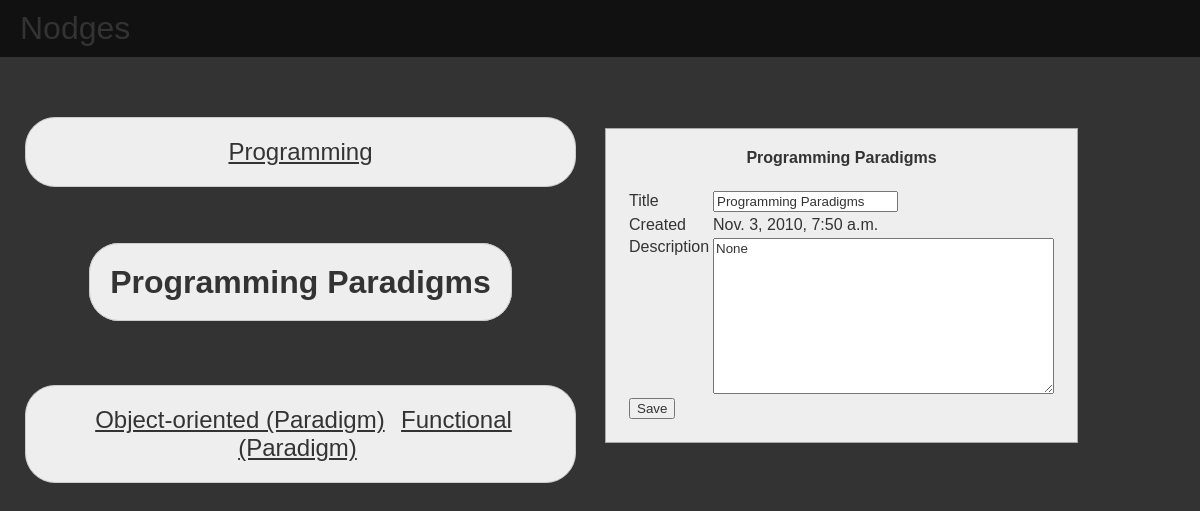
The app's page /nodges/nodes/8/view, older data.
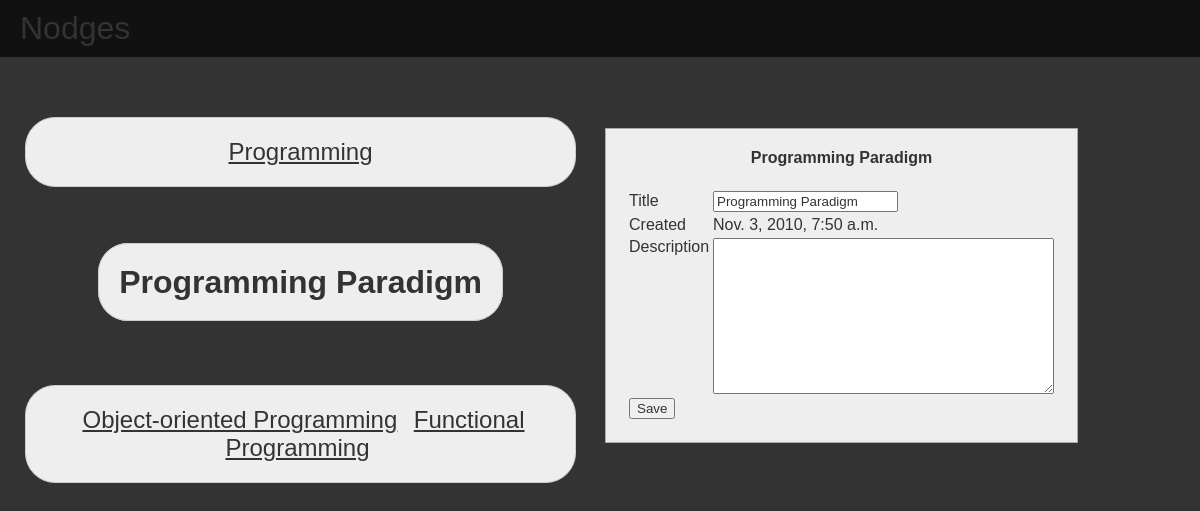
The same page, newer data.
### nodgessite/nodges/models.py (models this page shows, shortened)
class Node(models.Model):
    title = models.CharField(max_length=255)
    create_date = models.DateTimeField(blank=True, null=True)
    description = models.TextField(blank=True, null=True)

### nodgessite/nodges/views.py (the view)
def view(request, node_id):
    node = get_object_or_404(Node, pk=node_id)
    parent_list = Node.objects.filter(outgoing_edges__to_node__id=node.id)
    child_list = Node.objects.filter(incoming_edges__from_node__id=node.id)
    return render_to_response("nodges/view.html", {
            'node': node,
            'parent_list': parent_list,
            'child_list': child_list,
            })

### templates/nodges/view.html (shortened to what this page needs)
{% extends "nodges/base.html" %}
{% block content %}
  <table border="0" width="100%">
    <tr>
      <td width="50%">
	<table border="0" class="node-table">
	  <tr class="parents">
	    <td><div>
		{% for parent in parent_list %}
		<a href="../{{parent.id}}/view">{{parent.title}}</a>
		{% endfor %}
	    </div></td>
	  </tr>
	  <tr class="main">
	    <td>
	      <h1><span>{{node.title}}</span></h1>
	    </td>
	  </tr>
	  <tr class="children">
	    <td><div>
		{% for child in child_list %}
		<a href="../{{child.id}}/view">{{ child.title }}</a>
		{% endfor %}
	    </div></td>
	  </tr>
	</table>
      </td>
      <td width="50%">
	<table border="0" width="50%" class="detail-table">
	  <tr>
	    <td width="50%" align="center">
	      <form action="update" method="post">
		<h4 style="margin-top:0px;">{{node.title}}</h4>
		<table border="0">
		  <tr><td width="150">Title</td><td><input type="text" name="title" value="{{node.title}}"/></td></tr>
		  <tr><td>Created</td><td>{{node.create_date}}</td></tr>
		  <tr>
		    <td valign="top">Description</td>
		    <td><textarea name="description" rows="10" cols="40">{{node.description}}</textarea></td>
		  </tr>
		  <tr><td colspan="0"><input type="submit" value="Save"/></td></tr>
		</table>
	      </form>
	    </td>
	  </tr>
	</table>
	</td>
</tr>
</table>
{% endblock content %}

### templates/nodges/base.html (shortened to what this page needs)
<html>
  <head>
  </head>
  <body>
    <div id="titlebar">
      <h1>Nodges</h1>
    </div>
    <div id="main">
      <div id="main-wrapper">
	{% block content %}{% endblock content %}
      </div>
    </div>
  </body>
</html>

### templates/nodges/base.html (style rules this page uses)
body, h1, h2, h3, h4, h5, p, div, span, a, table, td, th, b, i, emph, input, label, textarea, select, option { font-family: Verdana, Arial, sans-serif; color: #333; }
body { background-color: #333; padding: 0px; margin:0px; }
#titlebar { background-color: #111; padding: 0px; margin:0px; }
#titlebar h1 { margin: 0 0; padding: 10px 0px 10px 20px; color: #333; font-weight:normal; }
#main { margin: 0 auto; }
.detail-table form { padding:20px; background-color: #eee; border: 1px solid #aaa; -moz-border-radius:10px; -moz-webkit-radius:10px; }
.node-table { width: 100%; }
.node-table tr.parents, .node-table tr.children { height: 180px; }
.node-table td { text-align:center; padding: 20px; }
.node-table tr.parents td div, .node-table tr.children td div, .node-table tr.main a, .node-table tr.main span { border: 1px solid #ccc; margin: 0 auto; padding: 20px; -moz-border-radius: 30px; -webkit-border-radius: 30px; background-color: #eee; }
.node-table a { padding: 2px 6px; font-weight: normal; font-size: 24px; white-space: no-wrap; }

Row changes from the older to the newer data that the page shows:
changed Node: title "Programming Paradigms" → "Programming Paradigm"; description "None" → (not shown)
changed Node: title "Object-oriented (Paradigm)" → "Object-oriented Programming"
changed Node: title "Functional (Paradigm)" → "Functional Programming"
